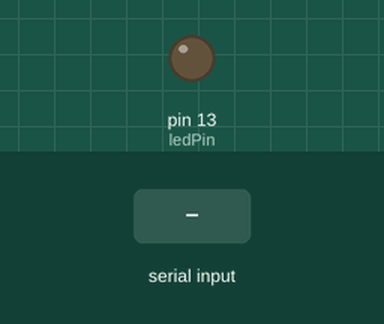
This sketch was run on a simulated Arduino Uno, built with avr-gcc and run on an emulated ATmega328P. On the bench: output pins drawn as LEDs (lit = HIGH). The test bench sets the inputs (shaded band).

Above: at 1.2 s.
1.3 s: "1" received over the second serial link
At 2.5 s:
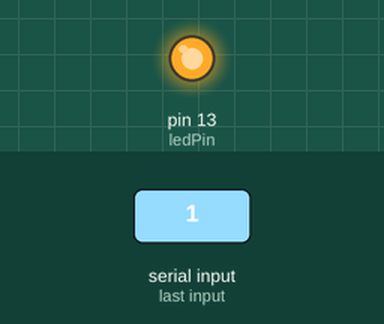
2.8 s: "0" received over the second serial link
At 3.7 s:
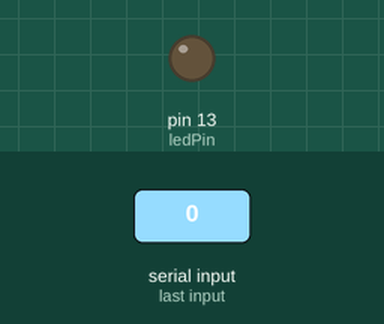
Timing chart, 0 to 5.8 s (numbered marks = the images above; inputs shaded):
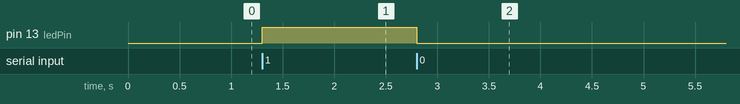

The sketch:

BluetoothLed.ino
```cpp
#include <SoftwareSerial.h>

SoftwareSerial serial(10, 11);
const int ledPin = 13;
char data;

void setup()
{
    Serial.begin(9600);
    serial.begin(38400);
    pinMode(ledPin, OUTPUT);
}

void loop()
{
    while (Serial.available())
    {
        serial.write(Serial.read());
    }
    while (serial.available())
    {
        data = serial.read();
    }

    if (data == '1')
    {
        digitalWrite(ledPin, HIGH);
    }
    else if (data == '0')
    {
        digitalWrite(ledPin, LOW);
    }
}
```

Measured:
- after the input at 1.3 s, pin 13 (ledPin): LOW → HIGH at once
- after the input at 2.8 s, pin 13 (ledPin): HIGH → LOW at once
